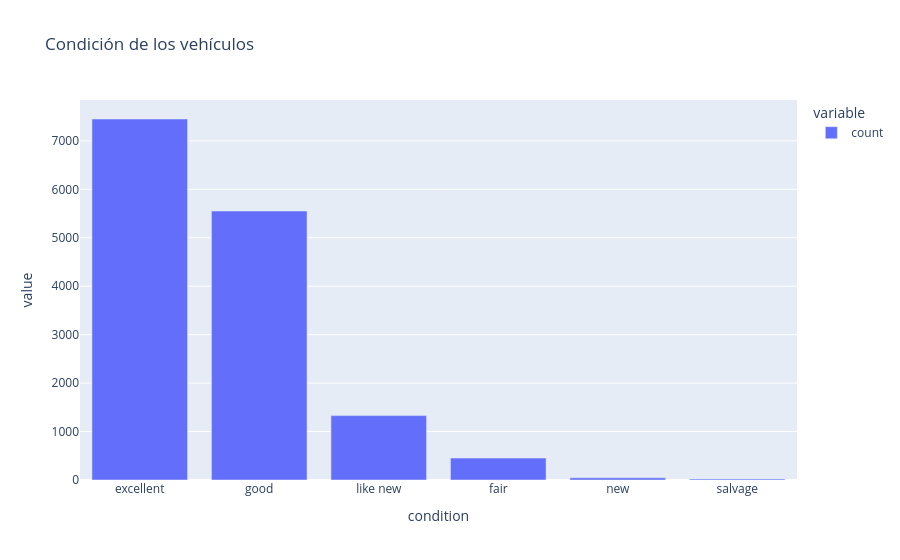

Notebook source saved alongside this figure:
### Code cell
fig = px.bar(
    df_clean['condition'].value_counts(),
    title='Condición de los vehículos'
)

fig.show()

### Figure 1 — Plotly figure (JSON) as saved in the notebook; plotly's stock layout.template omitted (floating-point values rounded to 4 significant figures)
{"data": [{"hovertemplate": "variable=count<br>condition=%{x}<br>value=%{y}<extra></extra>", "legendgroup": "count", "marker": {"color": "#636efa", "pattern": {"shape": ""}}, "name": "count", "orientation": "v", "showlegend": true, "textposition": "auto", "type": "bar", "x": ["excellent", "good", "like new", "fair", "new", "salvage"], "xaxis": "x", "y": [7452, 5552, 1329, 453, 45, 21], "yaxis": "y"}], "layout": {"barmode": "relative", "legend": {"title": {"text": "variable"}, "tracegroupgap": 0}, "title": {"text": "Condición de los vehículos"}, "xaxis": {"anchor": "y", "domain": [0, 1], "title": {"text": "condition"}}, "yaxis": {"anchor": "x", "domain": [0, 1], "title": {"text": "value"}}}}
